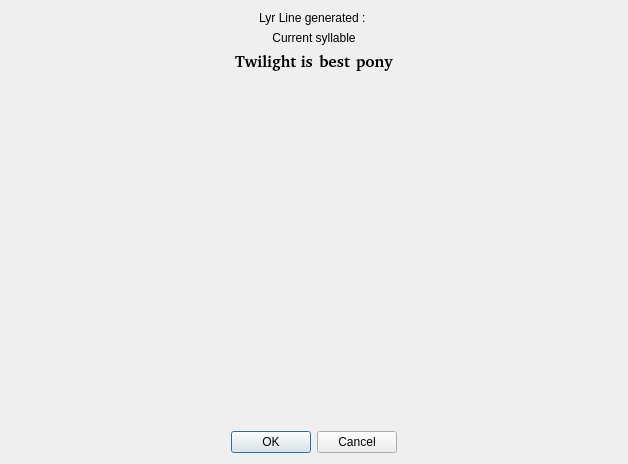
<?xml version="1.0" encoding="UTF-8"?>
<ui version="4.0">
 <class>ColorsChooserDialog</class>
 <widget class="QDialog" name="ColorsChooserDialog">
  <property name="geometry">
   <rect>
    <x>0</x>
    <y>0</y>
    <width>628</width>
    <height>464</height>
   </rect>
  </property>
  <property name="windowTitle">
   <string>Dialog</string>
  </property>
  <property name="locale">
   <locale language="English" country="UnitedStates"/>
  </property>
  <layout class="QVBoxLayout" name="verticalLayout">
   <property name="sizeConstraint">
    <enum>QLayout::SetDefaultConstraint</enum>
   </property>
   <item>
    <widget class="QLabel" name="lyrStringLabel">
     <property name="text">
      <string>Lyr Line generated : </string>
     </property>
     <property name="alignment">
      <set>Qt::AlignCenter</set>
     </property>
    </widget>
   </item>
   <item>
    <widget class="QLabel" name="whoLabel">
     <property name="sizePolicy">
      <sizepolicy hsizetype="Minimum" vsizetype="Minimum">
       <horstretch>0</horstretch>
       <verstretch>0</verstretch>
      </sizepolicy>
     </property>
     <property name="minimumSize">
      <size>
       <width>0</width>
       <height>0</height>
      </size>
     </property>
     <property name="text">
      <string>Current syllable</string>
     </property>
     <property name="alignment">
      <set>Qt::AlignCenter</set>
     </property>
    </widget>
   </item>
   <item>
    <layout class="QHBoxLayout" name="horizontalLayout">
     <property name="sizeConstraint">
      <enum>QLayout::SetMinimumSize</enum>
     </property>
     <item>
      <spacer name="horizontalSpacer_2">
       <property name="orientation">
        <enum>Qt::Horizontal</enum>
       </property>
       <property name="sizeHint" stdset="0">
        <size>
         <width>40</width>
         <height>20</height>
        </size>
       </property>
      </spacer>
     </item>
     <item>
      <widget class="QLabel" name="preSylLabel">
       <property name="font">
        <font>
         <family>Bitstream Charter</family>
         <pointsize>12</pointsize>
         <weight>75</weight>
         <bold>true</bold>
        </font>
       </property>
       <property name="text">
        <string>Twilight is</string>
       </property>
      </widget>
     </item>
     <item>
      <widget class="QLabel" name="currentSylLabel">
       <property name="sizePolicy">
        <sizepolicy hsizetype="Preferred" vsizetype="Preferred">
         <horstretch>0</horstretch>
         <verstretch>0</verstretch>
        </sizepolicy>
       </property>
       <property name="minimumSize">
        <size>
         <width>0</width>
         <height>0</height>
        </size>
       </property>
       <property name="font">
        <font>
         <family>Bitstream Charter</family>
         <pointsize>12</pointsize>
         <weight>75</weight>
         <bold>true</bold>
        </font>
       </property>
       <property name="text">
        <string>best</string>
       </property>
       <property name="alignment">
        <set>Qt::AlignCenter</set>
       </property>
       <property name="wordWrap">
        <bool>true</bool>
       </property>
      </widget>
     </item>
     <item>
      <widget class="QLabel" name="postSylLabel">
       <property name="font">
        <font>
         <family>Bitstream Charter</family>
         <pointsize>12</pointsize>
         <weight>75</weight>
         <bold>true</bold>
        </font>
       </property>
       <property name="text">
        <string>pony</string>
       </property>
      </widget>
     </item>
     <item>
      <spacer name="horizontalSpacer">
       <property name="orientation">
        <enum>Qt::Horizontal</enum>
       </property>
       <property name="sizeHint" stdset="0">
        <size>
         <width>40</width>
         <height>20</height>
        </size>
       </property>
      </spacer>
     </item>
    </layout>
   </item>
   <item>
    <spacer name="verticalSpacer">
     <property name="orientation">
      <enum>Qt::Vertical</enum>
     </property>
     <property name="sizeHint" stdset="0">
      <size>
       <width>20</width>
       <height>40</height>
      </size>
     </property>
    </spacer>
   </item>
   <item alignment="Qt::AlignHCenter">
    <widget class="QColorDialog" name="colorChooser" native="true">
     <property name="sizePolicy">
      <sizepolicy hsizetype="Expanding" vsizetype="Expanding">
       <horstretch>0</horstretch>
       <verstretch>0</verstretch>
      </sizepolicy>
     </property>
    </widget>
   </item>
   <item>
    <widget class="QDialogButtonBox" name="buttonBox">
     <property name="orientation">
      <enum>Qt::Horizontal</enum>
     </property>
     <property name="standardButtons">
      <set>QDialogButtonBox::Cancel|QDialogButtonBox::Ok</set>
     </property>
     <property name="centerButtons">
      <bool>true</bool>
     </property>
    </widget>
   </item>
  </layout>
 </widget>
 <customwidgets>
  <customwidget>
   <class>QColorDialog</class>
   <extends>QWidget</extends>
   <header>QColorDialog</header>
   <container>1</container>
  </customwidget>
 </customwidgets>
 <resources/>
 <connections>
  <connection>
   <sender>buttonBox</sender>
   <signal>accepted()</signal>
   <receiver>ColorsChooserDialog</receiver>
   <slot>accept()</slot>
   <hints>
    <hint type="sourcelabel">
     <x>248</x>
     <y>254</y>
    </hint>
    <hint type="destinationlabel">
     <x>157</x>
     <y>274</y>
    </hint>
   </hints>
  </connection>
  <connection>
   <sender>buttonBox</sender>
   <signal>rejected()</signal>
   <receiver>ColorsChooserDialog</receiver>
   <slot>reject()</slot>
   <hints>
    <hint type="sourcelabel">
     <x>316</x>
     <y>260</y>
    </hint>
    <hint type="destinationlabel">
     <x>286</x>
     <y>274</y>
    </hint>
   </hints>
  </connection>
 </connections>
</ui>
